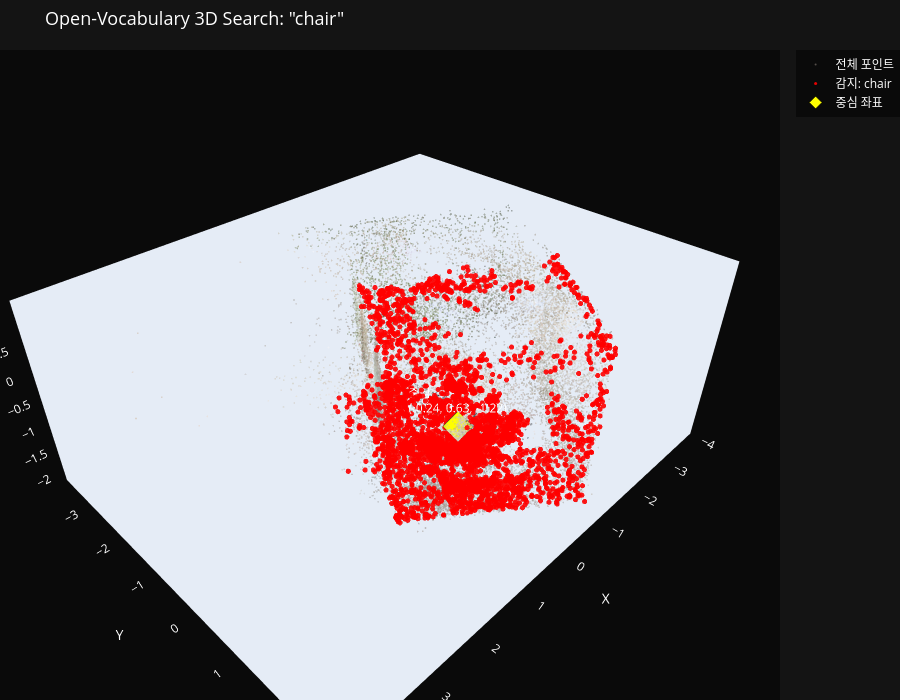

Notebook code cell kept with this figure:
### Code cell
# ── 실행 ──────────────────────────────────────────────
QUERY = 'chair'
 
matched_coords, matched_colors, centroid, sim = find_object(
    text_query=QUERY,
    top_ratio=0.10,
    use_dbscan=True
)
 
visualize_3d_interactive(QUERY, matched_coords, matched_colors, centroid, sample=30000)
 
print(f'\n===== 결과 요약 =====')
print(f'  쿼리:        "{QUERY}"')
print(f'  감지 포인트: {len(matched_coords):,}개')
print(f'  중심 좌표:   X={centroid[0]:.3f}, Y={centroid[1]:.3f}, Z={centroid[2]:.3f}')
print(f'  → 드론 목표 좌표: {centroid.tolist()}')

### Figure 1 — Plotly figure (JSON) as saved in the notebook; plotly's stock layout.template omitted (floating-point values rounded to 4 significant figures; data arrays with more than 128 entries replaced by an {"elided": "..."} marker saying what was removed)
{"data": [{"hoverinfo": "skip", "marker": {"color": {"elided": "30000 str values"}, "opacity": 0.4, "size": 1}, "mode": "markers", "name": "전체 포인트", "type": "scatter3d", "x": {"elided": "30000 float values"}, "y": {"elided": "30000 float values"}, "z": {"elided": "30000 float values"}}, {"marker": {"color": "red", "opacity": 0.9, "size": 3}, "mode": "markers", "name": "감지: chair", "type": "scatter3d", "x": {"elided": "4159 float values"}, "y": {"elided": "4159 float values"}, "z": {"elided": "4159 float values"}}, {"marker": {"color": "yellow", "line": {"color": "black", "width": 1}, "size": 10, "symbol": "diamond"}, "mode": "markers+text", "name": "중심 좌표", "text": ["중심<br>(-0.24, 0.63, -1.22)"], "textposition": "top center", "type": "scatter3d", "x": [-0.2392], "y": [0.6292], "z": [-1.217]}], "layout": {"font": {"color": "white"}, "height": 700, "legend": {"bgcolor": "rgba(0,0,0,0.5)", "font": {"size": 12}}, "margin": {"b": 0, "l": 0, "r": 0, "t": 50}, "paper_bgcolor": "rgb(20, 20, 20)", "scene": {"bgcolor": "rgb(10, 10, 10)", "xaxis": {"showgrid": false, "title": {"text": "X"}, "zeroline": false}, "yaxis": {"showgrid": false, "title": {"text": "Y"}, "zeroline": false}, "zaxis": {"showgrid": false, "title": {"text": "Z"}, "zeroline": false}}, "title": {"font": {"size": 18}, "text": "Open-Vocabulary 3D Search: \"chair\""}}}
